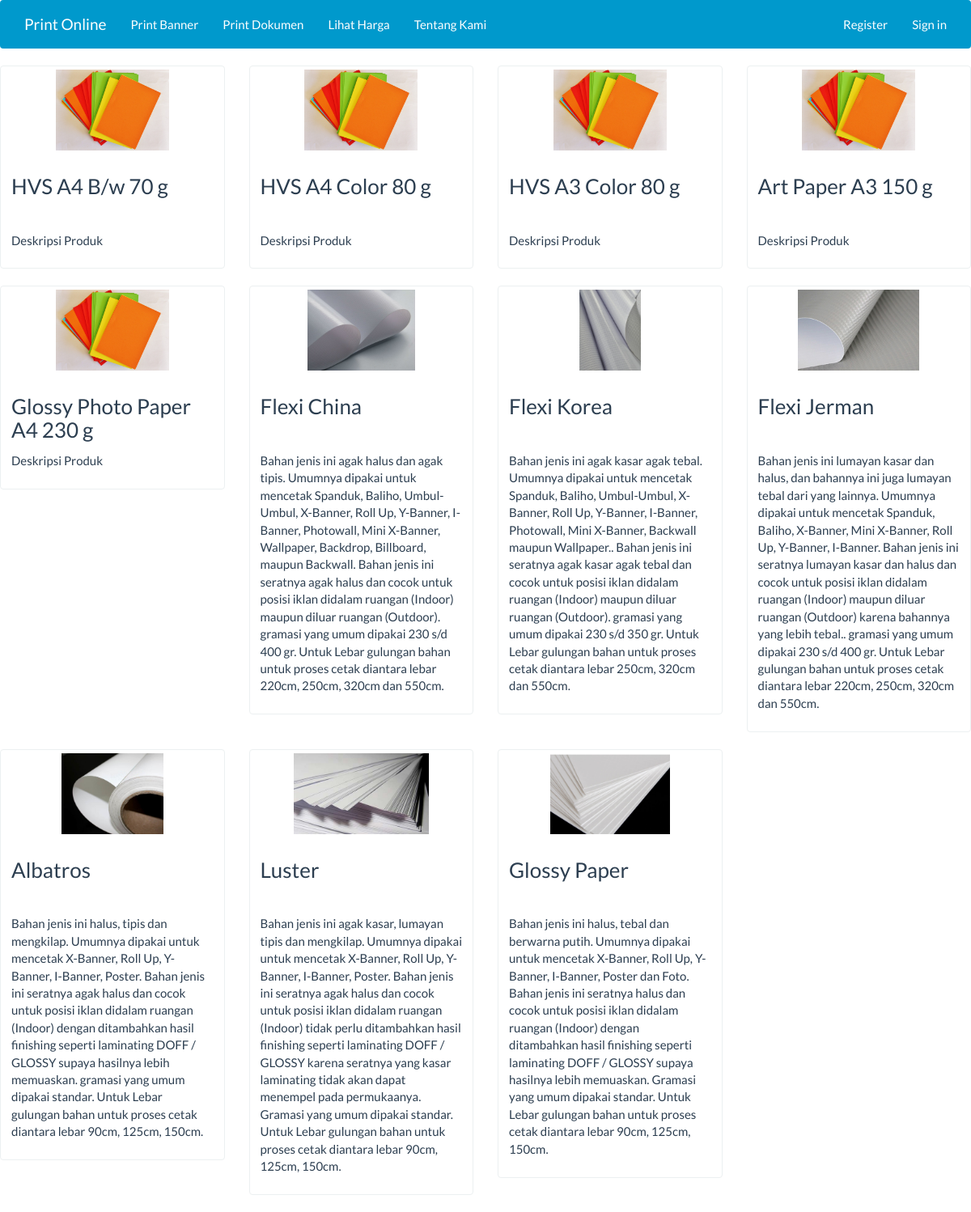
Screenshot of /prices/index with the database file from the repository.
### tables this page shows
CREATE TABLE `products` (
  `id` int(10) NOT NULL,
  `name` varchar(100) NOT NULL,
  `description` text NOT NULL,
  `price` int(10) NOT NULL,
  `image` text NOT NULL
);

### application/controllers/prices.php (called while the page is built, shortened)
<?php if ( ! defined('BASEPATH')) exit('No direct script access allowed');
class prices extends CI_Controller {
	public function __construct(){
		$this->load->model('model_products');
	}
	public function index()
	{
		$data['products'] = $this->model_products->all();
		$data['user'] = $this->session->userdata('username');
	    $this->load->view('templates/header',$data);
		$this->load->view('check_prices');
	    $this->load->view('templates/footer');
	}
}

### index.php (called while the page is built, shortened)
<?php
require_once BASEPATH.'core/CodeIgniter.php';

### application/models/model_products.php (called while the page is built, shortened)
<?php
class Model_products extends CI_Model {
  public function all(){
    $result = $this->db->get('products');
    if($result->num_rows() > 0){
      return $result->result();
    } else {
      return array();
    }
  }
}
?>

### application/views/check_prices.php (the view)
<div class="row">
  <?php foreach($products as $product) : ?>
    <div class="col-sm-3 col-md-3">
      <div class="thumbnail">
        <?=img([
          'src'			=> 'uploads/' . $product->image,
          'style'		=> 'max-width: 100%; max-height:100%; height:100px'
          ])?>
        <div class="caption">
          <h3 style="min-height:60px;"><?=$product->name?></h3>
          <p><?=$product->description?></p>
        </div>
      </div>
    </div>
  <?php endforeach; ?>
</div>

### application/views/templates/header.php (shortened to what this page needs)
<!DOCTYPE html>
<html>
  <head>
    <link rel="stylesheet" href="<?php echo base_url(); ?>bootstrap.min.css">
    <link rel="stylesheet" href="<?php echo base_url(); ?>styles.css">
    <link rel="stylesheet" href="font-awesome/css/font-awesome.min.css">
    <link rel="stylesheet" type="text/css" href="//cdn.datatables.net/plug-ins/9dcbecd42ad/integration/bootstrap/3/dataTables.bootstrap.css">
  </head>
  <body>
    <nav class="navbar navbar-inverse" style="background-color:#0099cc; color:white border-radius:0;">
      <div class="container">
        <div class="navbar-header">
          <a class="navbar-brand" href="<?php echo base_url(); ?>home">Print Online</a>
        </div>
        <div id="navbar">
          <ul class="nav navbar-nav">
            <li><a href="<?php echo base_url(); ?>pages/cetak">Print Banner</a></li>
            <li><a href="<?php echo base_url(); ?>pages/document">Print Dokumen</a></li>
            <li><a href="<?php echo base_url(); ?>prices/index">Lihat Harga</a></li>
            <li><a href="<?php echo base_url(); ?>about">Tentang Kami</a></li>
          </ul>
          <ul class="nav navbar-nav navbar-right nav-list" id="navigasi">
            <li><a href="#register" data-toggle="modal" data-target="#register">Register</a></li>
            <?php if (isset($user)){ ?>
              <li role="presentation" class="dropdown">
                <a class="dropdown-toggle" data-toggle="dropdown" href="#" role="button" aria-haspopup="true" aria-expanded="false">
                  <?php echo $user; ?><span class="caret"></span>
                </a>
                <ul class="dropdown-menu">
                  <?php echo anchor('logout', 'Logout');?>
                </ul>
              </li>
            <?php }else{ ?>
              <li><a href="<?php echo base_url(); ?>auth/index">Sign in</a></li>
            <?php } ?>
          </ul>
        </div>
      </div>
    </nav>

### application/views/templates/footer.php (shortened to what this page needs)
    </body>
</html>

### rows the page displays
products: image (picture), name "HVS A4 B/w 70 g", description "Deskripsi Produk"
products: image (picture), name "HVS A4 Color 80 g", description "Deskripsi Produk"
products: image (picture), name "HVS A3 Color 80 g", description "Deskripsi Produk"
products: image (picture), name "Art Paper A3 150 g", description "Deskripsi Produk"
products: image (picture), name "Glossy Photo Paper A4 230 g", description "Deskripsi Produk"
products: image (picture), name "Flexi China", description "Bahan jenis ini agak halus dan agak tipis. Umumnya dipakai untuk mencetak Spanduk, Baliho, Umbul-Umbul, X-Banner, Roll Up, Y-Banner, I-Banner, Photowall, Mini X-Banner, Wallpaper, Backdrop, Billboard, maupun Backwall. Bahan jenis ini seratnya agak halus dan cocok untuk posisi iklan didalam ruangan (Indoor) maupun diluar ruangan (Outdoor). gramasi yang umum dipakai 230 s/d 400 gr. Untuk Lebar gulungan bahan untuk proses cetak diantara lebar 220cm, 250cm, 320cm dan 550cm."
products: image (picture), name "Flexi Korea", description "Bahan jenis ini agak kasar agak tebal. Umumnya dipakai untuk mencetak Spanduk, Baliho, Umbul-Umbul, X-Banner, Roll Up, Y-Banner, I-Banner, Photowall, Mini X-Banner, Backwall maupun Wallpaper.. Bahan jenis ini seratnya agak kasar agak tebal dan cocok untuk posisi iklan didalam ruangan (Indoor) maupun diluar ruangan (Outdoor). gramasi yang umum dipakai 230 s/d 350 gr. Untuk Lebar gulungan bahan untuk proses cetak diantara lebar 250cm, 320cm dan 550cm."
products: image (picture), name "Flexi Jerman", description "Bahan jenis ini lumayan kasar dan halus, dan bahannya ini juga lumayan tebal dari yang lainnya. Umumnya dipakai untuk mencetak Spanduk, Baliho, X-Banner, Mini X-Banner, Roll Up, Y-Banner, I-Banner. Bahan jenis ini seratnya lumayan kasar dan halus dan cocok untuk posisi iklan didalam ruangan (Indoor) maupun diluar ruangan (Outdoor) karena bahannya yang lebih tebal.. gramasi yang umum dipakai 230 s/d 400 gr. Untuk Lebar gulungan bahan untuk proses cetak diantara lebar 220cm, 250cm, 320cm dan 550cm."
products: image (picture), name "Albatros", description "Bahan jenis ini halus, tipis dan mengkilap. Umumnya dipakai untuk mencetak X-Banner, Roll Up, Y-Banner, I-Banner, Poster. Bahan jenis ini seratnya agak halus dan cocok untuk posisi iklan didalam ruangan (Indoor) dengan ditambahkan hasil finishing seperti laminating DOFF / GLOSSY supaya hasilnya lebih memuaskan. gramasi yang umum dipakai standar. Untuk Lebar gulungan bahan untuk proses cetak diantara lebar 90cm, 125cm, 150cm."
products: image (picture), name "Luster", description "Bahan jenis ini agak kasar, lumayan tipis dan mengkilap. Umumnya dipakai untuk mencetak X-Banner, Roll Up, Y-Banner, I-Banner, Poster. Bahan jenis ini seratnya agak halus dan cocok untuk posisi iklan didalam ruangan (Indoor) tidak perlu ditambahkan hasil finishing seperti laminating DOFF / GLOSSY karena seratnya yang kasar laminating tidak akan dapat menempel pada permukaanya. Gramasi yang umum dipakai standar. Untuk Lebar gulungan bahan untuk proses cetak diantara lebar 90cm, 125cm, 150cm."
products: image (picture), name "Glossy Paper", description "Bahan jenis ini halus, tebal dan berwarna putih. Umumnya dipakai untuk mencetak X-Banner, Roll Up, Y-Banner, I-Banner, Poster dan Foto. Bahan jenis ini seratnya halus dan cocok untuk posisi iklan didalam ruangan (Indoor) dengan ditambahkan hasil finishing seperti laminating DOFF / GLOSSY supaya hasilnya lebih memuaskan. Gramasi yang umum dipakai standar. Untuk Lebar gulungan bahan untuk proses cetak diantara lebar 90cm, 125cm, 150cm."
